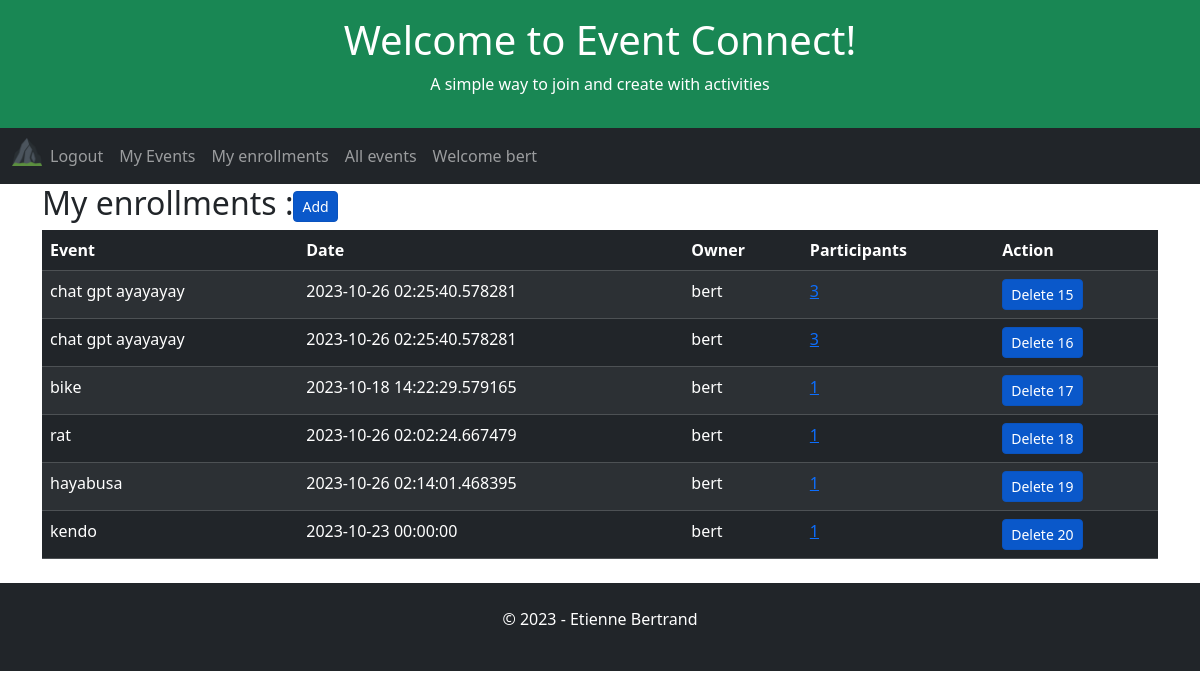
The app's page /user-enrollments (signed in) with its own data.
### app/models.py (models this page shows, shortened)
class User(UserMixin, db.Model):
    id = db.Column(db.Integer, primary_key=True)
    username = db.Column(db.String(64), index=True, unique=True)
    email = db.Column(db.String(120), index=True, unique=True)
    password_hash = db.Column(db.String(128))

class Enrollment(db.Model):
    id = db.Column(db.Integer, primary_key=True)
    user_id = db.Column(db.Integer, db.ForeignKey('user.id', name='fk_enrollment_user'), nullable=False)
    event_id = db.Column(db.Integer, db.ForeignKey('event.id', name='fk_enrollment_event'), nullable=False)
    date = db.Column(db.DateTime, index=True, default=datetime.utcnow)

class Event(db.Model):
    id = db.Column(db.Integer, primary_key=True)
    user_id = db.Column(db.Integer, db.ForeignKey('user.id', name='fk_event_user'), nullable=False)
    title = db.Column(db.String(255), nullable=False)
    date = db.Column(db.DateTime, index=True, default=datetime.utcnow)

### app/routes.py (the view)
@app.route('/user-enrollments', methods=['GET', 'POST', 'UPDATE'])
def userEnrollments():
    global appName, appSlogan, appTitle, db
    user_id = current_user.id
    userEnrollmentsAlias = alias(Enrollment)
    userEnrollments = db.session.query(
        Enrollment.id,
        Event.title,
        Event.date,
        Event.id.label('eventId'),
        User.username.label('owner'),
        func.count(userEnrollmentsAlias.c.user_id).label('participants')
    ).outerjoin(User, User.id == Enrollment.user_id
    ).outerjoin(Event, Enrollment.event_id == Event.id
    ).outerjoin(userEnrollmentsAlias, Enrollment.event_id == userEnrollmentsAlias.c.event_id
    ).group_by(Enrollment.id, Event.title, Event.date, Event.id, User.username
    ).filter(Enrollment.user_id == user_id
    ).all()
    return render_template(
        'user-enrollments.html',
        appName=appName,
        appTitle=appTitle,
        appSlogan=appSlogan,
        userEnrollments=userEnrollments)

### app/models.py (called while the page is built)
@login.user_loader
def load_user(id):
    return User.query.get(int(id))

### app/templates/user-enrollments.html (shortened to what this page needs)
{% extends "home.html" %}
{% block content %}
    <h2>My enrollments :<a href="{{ url_for('allEvents') }}" class="btn btn-primary btn-sm active" role="button" aria-pressed="true">Add</button></a></h2>
        <table class="table table-dark table-hover table-striped">
            <thead>
            <tr>
                <th>Event</th>
                <th>Date</th>
                <th>Owner</th>
                <th>Participants</th>
                <th>Action</th>
            </tr>
            </thead>
            <tbody>
                {% for enrollment in userEnrollments %}
                    <tr>
                        <td>{{ enrollment.title }}</td>
                        <td>{{ enrollment.date }}</td>
                        <td>{{ enrollment.owner }}</td>
                        <td><a href="{{ url_for('eventEnrollments') }}/{{enrollment.eventId}}" aria-pressed="true">{{ enrollment.participants }}</a></td>
                        <td>
                            <a href="{{ url_for('index') }}" class="btn btn-primary btn-sm active" role="button" aria-pressed="true" data-bs-toggle="modal" data-bs-target="#exampleModal" data-bs-whatever="{{enrollment.id}}" >Delete {{ enrollment.id }}</a>
                        </td>
                    </tr>
                {% endfor %}
            </tbody>
        </table>
{% endblock %}

### app/templates/home.html (shortened to what this page needs)
<!DOCTYPE html>
<html lang="en">
<head>
    <link href="https://cdn.jsdelivr.net/npm/bootstrap@5.3.2/dist/css/bootstrap.min.css" rel="stylesheet">
</head>
<body>
    <div class="p-3 bg-success text-white text-center">
    {% if appTitle %}
        <h1>{{ appTitle }}</h1>
        {% else %}
        <h1>hard coded appTitle xyz</h1>
    {% endif %}
    {% if appSlogan %}
        <p>{{ appSlogan }}</p>
        {% else %}
        <p>hard coded appSlogan xyz</p>
    {% endif %}
    </div>
    <nav class="navbar navbar-expand-lg bg-dark navbar-dark">
        <div class="container-fluid">
            <div class="collapse navbar-collapse" id="navbarNav">
            <ul class="navbar-nav">
                <li class="nav-item">
                    <a class="nav-brand" href="{{ url_for('index') }}">
                        <img src="{{ url_for('static', filename='/favicon_io/favicon-32x32.png') }}" width="30" height="30" alt="">
                    </a>
                </li>
                {% if current_user.is_anonymous %}
                <li class="nav-item">
                <a class="nav-link" href="{{ url_for('login') }}">Login</a>
                </li>
                <li class="nav-item">
                    <a class="nav-link" href="{{ url_for('register') }}">Subscribe</a>
                </li>
                {% else %}
                <li class="nav-item">
                    <a class="nav-link" href="{{ url_for('logout') }}">Logout</a>
                </li>
                <li class="nav-item">
                    <a class="nav-link" href="{{ url_for('userEvents') }}">My Events</a>
                </li>
                <li class="nav-item">
                    <a class="nav-link" href="{{ url_for('userEnrollments') }}">My enrollments</a>
                <li class="nav-item">
                    <a class="nav-link" href="{{ url_for('allEvents') }}">All events</a>
                </li>
                <li class="nav-item">
                    <a class="nav-link" href="{{ url_for('index') }}">Welcome {{ current_user.username }}</a>
                </li>
                {% endif %}
            </ul>
            </div>
        </div>
    </nav>
    <div class="container">
        {% block content %}{% endblock %}
    </div>
    <div class="mt-4 p-4 bg-dark text-white text-center">
    <p>© 2023 - Etienne Bertrand</p>
    </div>
</body>
</html>

### records on screen
User: username "bert"
Enrollment: title "chat gpt ayayayay", date "2023-10-26 02:25:40.578281", owner "bert", participants "3", id "15"
Enrollment: title "chat gpt ayayayay", date "2023-10-26 02:25:40.578281", owner "bert", participants "3", id "16"
Enrollment: title "bike", date "2023-10-18 14:22:29.579165", owner "bert", participants "1", id "17"
Enrollment: title "rat", date "2023-10-26 02:02:24.667479", owner "bert", participants "1", id "18"
Enrollment: title "hayabusa", date "2023-10-26 02:14:01.468395", owner "bert", participants "1", id "19"
Enrollment: title "kendo", date "2023-10-23 00:00:00", owner "bert", participants "1", id "20"

### other values on screen
{{ appTitle }} "Welcome to Event Connect!"
{{ appSlogan }} "A simple way to join and create with activities"
